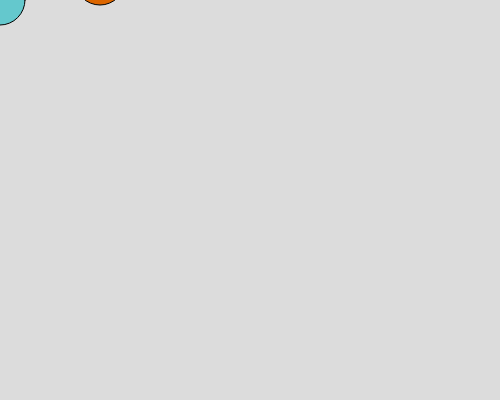
Frame 1 (no input)
Frame 60 (no input): identical to frame 1, image omitted
Frame 120 (the mouse pressed at the canvas centre since frame 60): identical to frame 1, image omitted

The p5.js sketch that drew this single still picture (run headless with seeded random() and noise() and a simulated clock; from frame 60 on, the mouse is pressed at the canvas centre):

// p5.js sketch
// ── sketch.js
// Cordinate systems
// melsh.capalot
// 09/11/24
//Looking at how coordinares work in p5.js



function setup() {
  print("Setup runs once,at the star.")
  createCanvas(500, 400);
}

function draw(){
//runs over and over (targeting 60fp)
//when possibles, keep draw() short
background (220);
drawCircles();



}
function drawCircles() {
  //draw some (5) circles
  fill(100,200,205);  //R, G, B
  circle(0,0,50); 

  fill(220,102,0);
  circle(100,-20,50);

  circle (500,)
}
